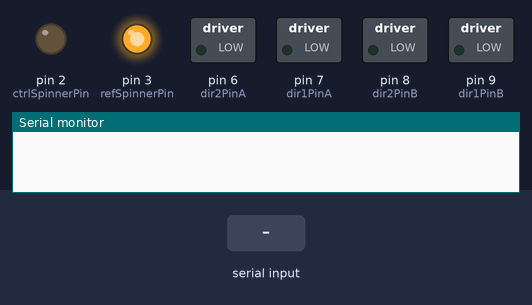
This sketch was run on a simulated Arduino Uno, built with avr-gcc and run on an emulated ATmega328P. Shown: switched loads named in the sketch (green lamp = pin HIGH), output pins drawn as LEDs (lit = HIGH), the last lines printed to the serial monitor. Inputs (shaded band) come from the test bench.

Above: at 1.2 s.
1.3 s: "1" received over the second serial link
At 2.0 s:
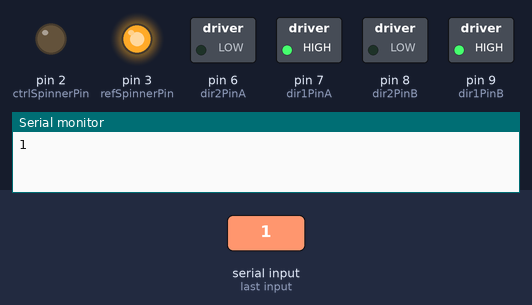
2.8 s: "2" received over the second serial link
At 3.2 s:
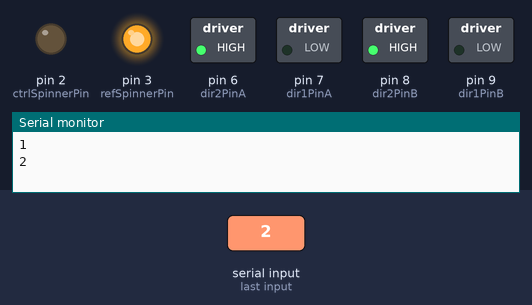
4.3 s: "3" received over the second serial link
At 5.5 s:
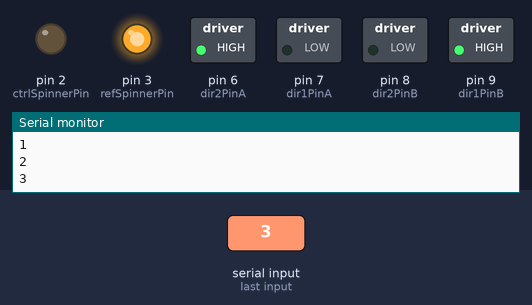
5.8 s: "4" received over the second serial link
At 6.7 s:
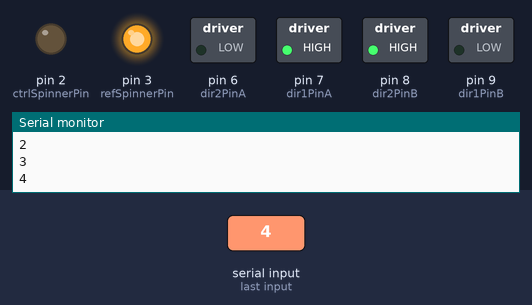
7.3 s: "0" received over the second serial link
At 7.8 s:
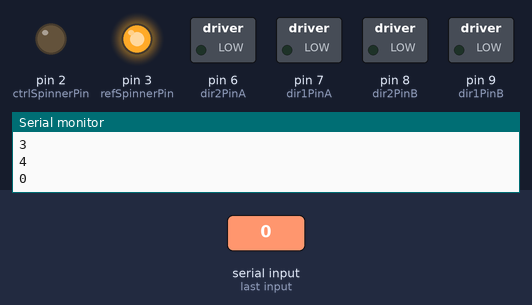
Timing chart, 0 to 9.8 s (numbered marks = the images above; inputs shaded):
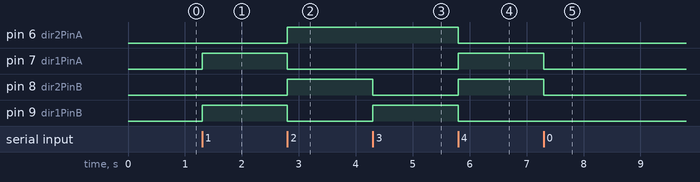

Measured:
- after the input at 1.3 s, pin 7 (dir1PinA), pin 9 (dir1PinB): LOW → HIGH at once
- after the input at 2.8 s, pin 6 (dir2PinA), pin 8 (dir2PinB): LOW → HIGH at once; pin 7 (dir1PinA), pin 9 (dir1PinB): HIGH → LOW at once
- after the input at 4.3 s, pin 8 (dir2PinB): HIGH → LOW at once; pin 9 (dir1PinB): LOW → HIGH at once
- after the input at 5.8 s, pin 6 (dir2PinA), pin 9 (dir1PinB): HIGH → LOW at once; pin 7 (dir1PinA), pin 8 (dir2PinB): LOW → HIGH at once
- after the input at 7.3 s, pin 7 (dir1PinA), pin 8 (dir2PinB): HIGH → LOW at once

The sketch:

bifrost.ino
```cpp
#include <SoftwareSerial.h>

SoftwareSerial BTserial(13, 12); // RX | TX

// Motor Left
int dir1PinA = 7;
int dir2PinA = 6;

// Motor Right
int dir1PinB = 9;
int dir2PinB = 8;

// Spinner
int refSpinnerPin = 3;
int ctrlSpinnerPin = 2;

// Enums
enum Direction {
  Forward = 1, Backward = 0, Stop = 2
};
enum Motor {
  Left = 1, Right = 0
};

// Globals
int pin1 = -1;
int pin2 = -1;
int controlState = -1;

void setup() {
  Serial.begin(9600);
  BTserial.begin(9600);

  pinMode(dir1PinA, OUTPUT);
  pinMode(dir2PinA, OUTPUT);
  pinMode(dir1PinB, OUTPUT);
  pinMode(dir2PinB, OUTPUT);
  pinMode(refSpinnerPin, OUTPUT);
  pinMode(ctrlSpinnerPin, OUTPUT);

  digitalWrite(refSpinnerPin, HIGH);
}

void loop() {
  updateControlState();
  runMotor();
}

void runSpinner() {
  if (controlState == '8') {
    digitalWrite(ctrlSpinnerPin, HIGH);
  } else if (controlState == '9') {
    digitalWrite(ctrlSpinnerPin, LOW);
  }
}

void updateControlState() {
  // Keep reading from HC-05 and send to Arduino Serial Monitor
  if (BTserial.available()) {
    char msg = BTserial.read();
    Serial.println(msg);
    controlState = msg;
  }

  // Keep reading from Arduino Serial Monitor and send to HC-05
  if (Serial.available()) {
    char msg = Serial.read();
    BTserial.write(msg);
  }
}

void runMotor() {
  switch (controlState) {
  case '0':
    runMotor(Left, Stop);
    runMotor(Right, Stop);
    break;

  case '1':
    runMotor(Left, Forward);
    runMotor(Right, Forward);
    break;

  case '2':
    runMotor(Left, Backward);
    runMotor(Right, Backward);
    break;

  case '3':
    runMotor(Left, Backward);
    runMotor(Right, Forward);
    break;

  case '4':
    runMotor(Left, Forward);
    runMotor(Right, Backward);
    break;
  }
}

void runMotor(Motor m, Direction d) {
  pin1 = dir1PinA;
  pin2 = dir2PinA;
  if (m == Right) {
    pin1 = dir1PinB;
    pin2 = dir2PinB;
  }
  int valPin1 = HIGH;
  int valPin2 = LOW;
  if (d == Backward) {
    valPin1 = LOW;
    valPin2 = HIGH;
  } else if (d == Stop) {
    valPin1 = LOW;
    valPin2 = LOW;
  }

  digitalWrite(pin1, valPin1);
  digitalWrite(pin2, valPin2);

  return;
}
```
